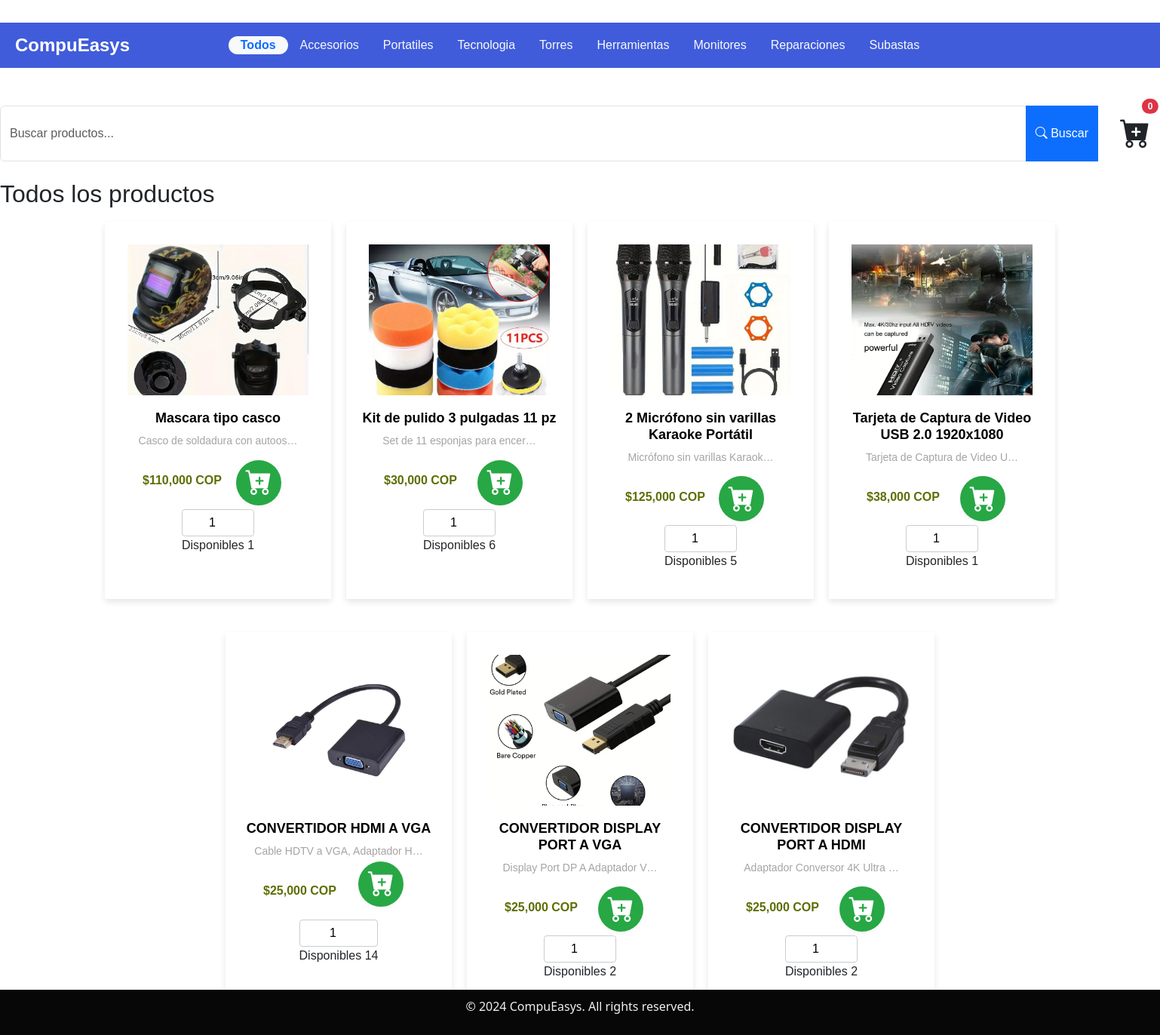
The page /store/ on the database as committed earlier.
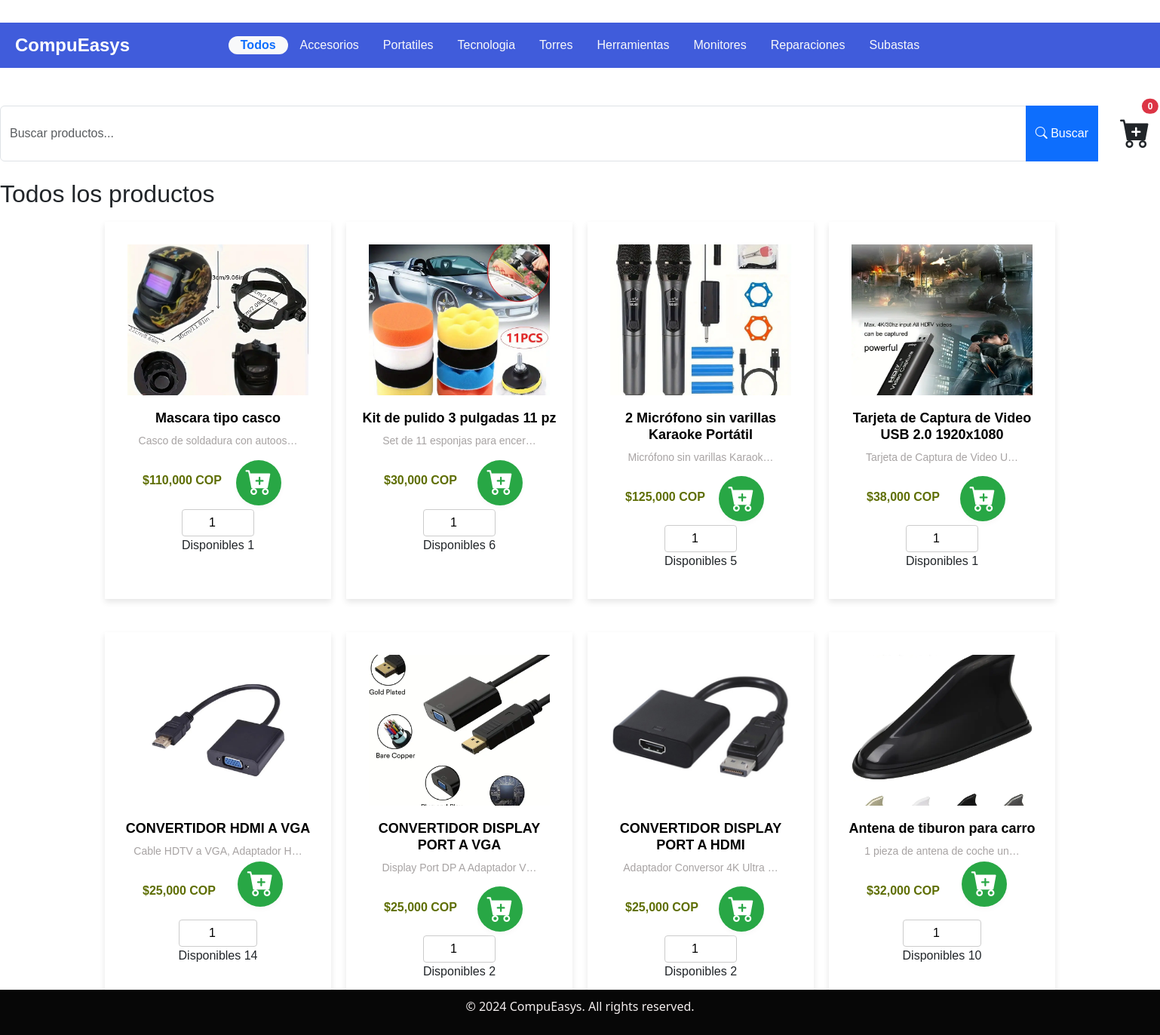
The same page on the database as committed later.
### core/models.py (models this page shows, shortened)
class Category(models.Model):
    nombre = models.CharField(max_length=100)
    slug = models.CharField(max_length=100)

class ProductStore(models.Model):
    name = models.CharField(max_length=100)
    description = models.TextField()
    price = models.DecimalField(max_digits=10, decimal_places=0)
    stock = models.PositiveIntegerField(default=0)
    category = models.ForeignKey(Category, on_delete=models.CASCADE, related_name='products', null=True, blank=True)
    type = models.ForeignKey(Type, on_delete=models.CASCADE, related_name='products', null=True, blank=True)
    iva = models.DecimalField(max_digits=4, decimal_places=2, default=0.00)
    imagen = models.ImageField(upload_to='images/', height_field=None, width_field=None, max_length=None , blank=True, null=True)
    descuento = models.DecimalField(max_digits=10, decimal_places=2, default=0.00)
    created_at = models.DateTimeField(auto_now_add=True)
    updated_at = models.DateTimeField(auto_now=True)

### core/views.py (the view)
# urls.py: path('store/', store, name='store'),  # Added this line to map the /store URL to the store view
def store(request):
    query = request.GET.get('q', '')
    category_id = request.GET.get('category', '')
    categories = Category.objects.all()
    products = Product.objects.all()
    cart = request.session.get('cart', {})
    cart_count = sum(cart.values())
    if query:
        products = products.filter(name__icontains=query)
    if category_id:
        products = products.filter(category_id=category_id)
    context = {
        'products': products,
        'categories': categories,
        'cart_count': cart_count
        }
    return render(request, 'store.html', context)

### core/templates/store.html (shortened to what the changed rows need)
{% load static %}
{% load humanize %}
<!DOCTYPE html>
<html lang="es">
<head>
    <link rel="stylesheet" href="{% static 'css/store.css' %}">
    <link href="https://cdn.jsdelivr.net/npm/bootstrap@5.3.3/dist/css/bootstrap.min.css" rel="stylesheet">
    <link rel="stylesheet" href="https://cdn.jsdelivr.net/npm/bootstrap-icons@1.11.0/font/bootstrap-icons.css">
    <link rel="stylesheet" href="https://cdnjs.cloudflare.com/ajax/libs/font-awesome/6.0.0-beta3/css/all.min.css">
</head>
<body>
    <header>
         <nav class="navbar-store" style="background-color: #405cdbff; width: 100%; height: 60px; display: flex; align-items: center; padding: 0 20px; margin-bottom: 50px; margin-top: 30px; justify-content: center;">
                <a href="{% url 'home' %}" class="title" style="color: white; text-decoration: none; font-size: 24px; font-weight: bold; margin-right: 20px;justify-content: start;position: absolute; left: 20px;">
                     CompuEasys
                 </a>
               <a href="{% url 'store' %}" class="nav-link px-3 rounded-pill {% if not request.GET.category %}active bg-light text-primary fw-bold{% else %}text-light{% endif %}">
                Todos
            </a>
               {% for category in categories %}
                <a href="?category={{ category.id }}"
                   class="nav-link px-3 rounded-pill {% if request.GET.category == category.id|stringformat:'s' %}active bg-light text-primary fw-bold{% else %}text-light{% endif %}">
                    {{ category.nombre }}
                </a>
               {% endfor %}
         </nav>
    </header>
    <main>
        <div class="container1">
            <div class="containerP">
                      <div class="slug-categoria">
                    {% if current_category %}
                       <h2 class="category-title">
                          Categoría: {{ current_category.nombre }}
                          <span class="badge bg-secondary ms-2">{{ current_category.slug }}</span>
                        </h2>
                    {% else %}
                          <h2 class="category-title">Todos los productos</h2>
                    {% endif %}
                      </div>
                <div class="container_product_all">
                    <div class="row_product_all">
                        {% for product in products %}
                            <div class="container_product mb-4">
                                <a href="{% url 'product_detail' product.id %}">
                                    <div class="card_product">
                                        <img src="{{ product.imagen.url }}" alt="{{ product.name }}">
                                    </div>
                                    <div class="cardbody_product">
                                        <h5 class="title">{{ product.name }}</h5>
                                        <div class="description">{{ product.description|truncatechars:30 }}</div>
                                    </div>
                                    <div class="price">${{ product.price|intcomma }} COP</div>
                                </a>
                                <div class="btnAdd mt-2">
                                    <form class="btn" method="post" action="{% url 'add_to_cart' product.id %}">
                                        <div>
                                            <input type="number" name="quantity" min="1" max="{{ product.stock }}" value="1" class="quantity-input">
                                        </div>
                                        <span class="ui-pdp-buybox__quantity__selected">Disponibles {{ product.stock }}</span>
                                        <div>
                                            <button type="submit" class="add-to-cart-btn">
                                                <i class="bi bi-cart-plus-fill"></i>
                                            </button>
                                        </div>
                                    </form>
                                </div>
                            </div>
                        {% empty %}
                            <p>No hay productos disponibles en este momento.</p>
                        {% endfor %}
                    </div>
                </div>
            </div>
        </div>
    </main>
        {% include 'footer.html' %}
</body>
</html>

Rows that differ between the two databases and show on the page:
added ProductStore: imagen (picture), name "Antena de tiburon para carro", description "1 pieza de antena de coche un…", price "32,000", stock "10"
